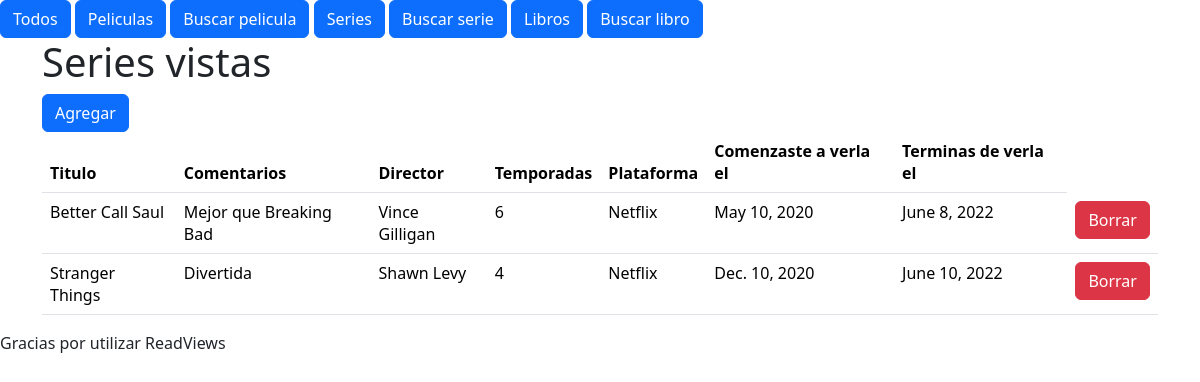
/readviews/index_series/, run on the app's committed database.
### readviews/models.py (models this page shows)
class datos_generales(models.Model):
    titulo = models.TextField(max_length=80)
    fecha_inicio = models.DateField()
    tipo = models.TextField(max_length=10)
    comentarios = models.TextField(100)
    autor = models.TextField(40)

class serie(datos_generales):
    temporadas = models.IntegerField()
    plataforma = models.TextField(max_length=30)
    fecha_final = models.DateField()

class datos_generales(models.Model):
    titulo = models.TextField(max_length=80)
    fecha_inicio = models.DateField()
    tipo = models.TextField(max_length=10)
    comentarios = models.TextField(100)
    autor = models.TextField(40)

### readviews/views.py (the view)
# urls.py: path('index_series/', views.index_series, name="index_series"),
def index_series(request):
    series = serie.objects.all()
    template = loader.get_template('readviews/index.html')
    context = {
        'series': series, 'indice_serie' : True
    }
    return HttpResponse(template.render(context, request))

### readviews/templates/readviews/index.html (shortened to what this page needs)
{% extends 'readviews/layout.html' %}
{% load bootstrap5 %}
{% block content %}
{% if indice_serie %}
  <div class="container">
      <div class="row">
        <div class="col">
          <h1>Series vistas</h1>
          {% url 'agregar_serie' as agregar_serie_url %}
          {% bootstrap_button "Agregar" size="sm" button_class="btn-primary" button_type="link" href=agregar_serie_url %}
        </div>
        </div>
        <dov class="row">
        <div class="col">
          {% if series %}
          <table class="table">
              <thead>
                  <th scope="col">Titulo</th>
                  <th scope="col">Comentarios</th>
                  <th scope="col">Director</th>
                  <th scope="col">Temporadas</th>
                  <th scope="col">Plataforma</th>
                  <th scope="col">Comenzaste a verla el</th>
                  <th scope="col">Terminas de verla el</th>
              </thead>
              {% for p in series %}
              <tbody>
                  <tr>
                      <td> {{p.titulo}} </td>
                      <td> {{p.comentarios}} </td>
                      <td> {{p.autor}} </td>
                      <td> {{p.temporadas}} </td>
                      <td> {{p.plataforma}} </td>
                      <td> {{p.fecha_inicio}} </td>
                      <td> {{p.fecha_final}} </td>
                      {% url 'borrar_serie' identificador=p.id as borrar_serie_url %}
                      <td>{% bootstrap_button "Borrar" size="sm" button_class="btn-danger" button_type="link" href=borrar_serie_url %}</td>
                  </tr>
              </tbody>
              {% endfor %}
          </table>
          {% else %}
              <p>No tienes series cargadas</p>
          {% endif %}
        </div>
      </div>
{% endif %}
{% endblock %}

### data on the page
serie: titulo "Better Call Saul", comentarios "Mejor que Breaking Bad", autor "Vince Gilligan", temporadas "6", plataforma "Netflix", fecha_inicio "May 10, 2020", fecha_final "June 8, 2022", bootstrap_button "Borrar"
serie: titulo "Stranger Things", comentarios "Divertida", autor "Shawn Levy", temporadas "4", plataforma "Netflix", fecha_inicio "Dec. 10, 2020", fecha_final "June 10, 2022", bootstrap_button "Borrar"
